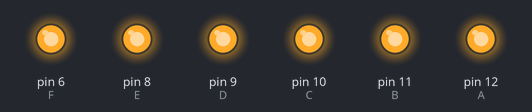
This sketch was run on a simulated Arduino Uno, built with avr-gcc and run on an emulated ATmega328P. Parts: output pins drawn as LEDs (lit = HIGH).

Above: at 0.5 s.
At 2.5 s:
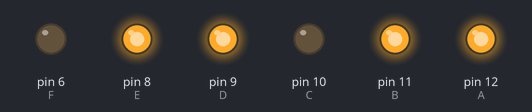
At 3.5 s:
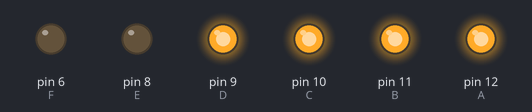
At 5.5 s:
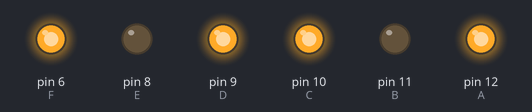
At 7.5 s:
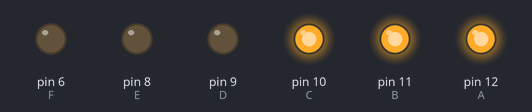
At 11.5 s:
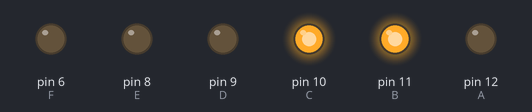
Timing chart, 0 to 13.0 s (numbered marks = the images above):
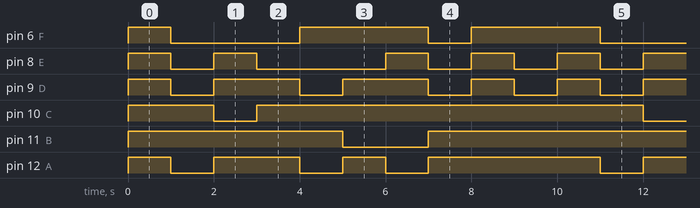

The sketch:

_7_segmentos.ino
```cpp
const int A = 12;
const int B = 11;
const int C = 10;
const int D = 9;
const int E = 8;
const int F = 6;
const int G = 7;

void setup()
{
  pinMode(A, OUTPUT);
  pinMode(B, OUTPUT);
  pinMode(C, OUTPUT);
  pinMode(D, OUTPUT);
  pinMode(E, OUTPUT);
  pinMode(F, OUTPUT);
}

void loop()
{
  digitalWrite(A, HIGH);
  digitalWrite(B, HIGH);
  digitalWrite(C, HIGH);
  digitalWrite(D, HIGH);
  digitalWrite(E, HIGH);
  digitalWrite(F, HIGH);
  digitalWrite(G, LOW);
  delay(1000); //aguarda 1 segundo para mostrar próximo número

  digitalWrite(A, LOW); //acende os leds que representam o número 1 digitalWrite(B, HIGH);
  digitalWrite(C, HIGH);
  digitalWrite(D, LOW);
  digitalWrite(E, LOW);
  digitalWrite(F, LOW);
  digitalWrite(G, LOW);
  delay(1000); //ag

  digitalWrite(A, HIGH);
  digitalWrite(B, HIGH);
  digitalWrite(C, LOW);
  digitalWrite(D, HIGH);
  digitalWrite(E, HIGH);
  digitalWrite(F, LOW);
  digitalWrite(G, HIGH);
  delay(1000);

  digitalWrite(A, HIGH);
digitalWrite(B, HIGH);
digitalWrite(C, HIGH);
digitalWrite(D, HIGH);
digitalWrite(E, LOW);
digitalWrite(F, LOW);
digitalWrite(G, HIGH);
delay(1000);

digitalWrite(A, LOW); //acende os leds que representam o número 4 digitalWrite(B, HIGH);
digitalWrite(C, HIGH);
digitalWrite(D, LOW);
digitalWrite(E, LOW);
digitalWrite(F, HIGH);
digitalWrite(G, HIGH);
delay(1000);

digitalWrite(A, HIGH);
digitalWrite(B, LOW);
digitalWrite(C, HIGH);
digitalWrite(D, HIGH);
digitalWrite(E, LOW);
digitalWrite(F, HIGH);
digitalWrite(G, HIGH);
delay(1000); //aguarda 1 segundo para mostrar próximo número
digitalWrite(A, LOW); //acende os leds que representam o número 6 digitalWrite(B, LOW);
digitalWrite(C, HIGH);
digitalWrite(D, HIGH);
digitalWrite(E, HIGH);
digitalWrite(F, HIGH);
digitalWrite(G, HIGH);
delay(1000); //aguarda 1 segundo para mostrar próximo número
//acende os leds que representam o número 5
digitalWrite(A, HIGH);
digitalWrite(B, HIGH);
digitalWrite(C, HIGH);
digitalWrite(D, LOW);
digitalWrite(E, LOW);
digitalWrite(F, LOW);
digitalWrite(G, LOW);
delay(1000); //aguarda 1 segundo para mostrar próximo número
//acende os leds que representam o número 7
digitalWrite(A, HIGH);
digitalWrite(B, HIGH);
digitalWrite(C, HIGH);
digitalWrite(D, HIGH);
digitalWrite(E, HIGH);
digitalWrite(F, HIGH);
digitalWrite(G, HIGH);
delay(1000); //aguarda 1 segundo para mostrar próximo número
//acende os leds que representam o número 8
  digitalWrite(A, HIGH);
  digitalWrite(B, HIGH);
  digitalWrite(C, HIGH);
  digitalWrite(D, LOW);
  digitalWrite(E, LOW);
  digitalWrite(F, HIGH);
  digitalWrite(G, HIGH);
  delay(1000);

}
```

Measured:
- by itself, pin 6 (F): repeats every 10.0 s: LOW 3.0 s, HIGH 3.0 s, LOW 1.0 s, HIGH 3.0 s
- by itself, pin 8 (E): repeats every 10.0 s: LOW 1.0 s, HIGH 1.0 s, LOW 3.0 s, 2 × (HIGH 1.0 s, LOW 1.0 s), HIGH 1.0 s
- by itself, pin 9 (D): repeats every 10.0 s: 2 × (LOW 1.0 s, HIGH 2.0 s), 2 × (LOW 1.0 s, HIGH 1.0 s)
- by itself, pin 10 (C): repeats every 10.0 s: LOW 1.0 s, HIGH 9.0 s
- by itself, pin 11 (B): repeats every 10.0 s: LOW 2.0 s, HIGH 8.0 s
- by itself, pin 12 (A): repeats every 10.0 s: LOW 1.0 s, HIGH 2.0 s, LOW 1.0 s, HIGH 1.0 s, LOW 1.0 s, HIGH 4.0 s
